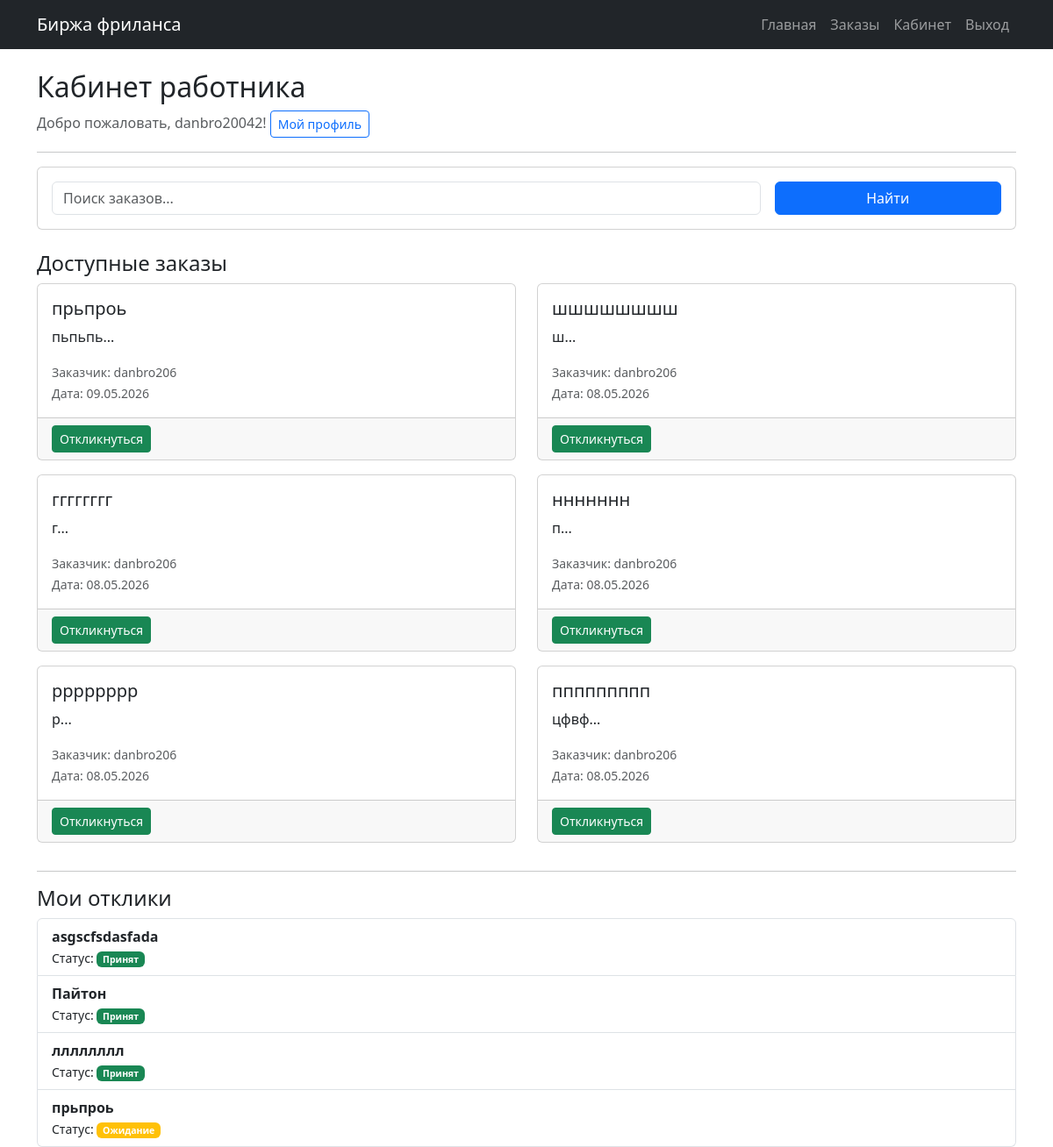
The page /dashboard (signed in) on the database its author committed.
### app.py (models this page shows, shortened)
class User(UserMixin, db.Model):
    id = db.Column(db.Integer, primary_key=True)
    username = db.Column(db.String(80), unique=True, nullable=False)
    email = db.Column(db.String(120), unique=True, nullable=False)
    password_hash = db.Column(db.String(200), nullable=False)
    role = db.Column(db.String(20), nullable=False)
    created_orders = db.relationship('Order', backref='client', lazy=True)
    responses = db.relationship('Response', backref='worker', lazy=True)
    reviews_received = db.relationship('Review', foreign_keys='Review.worker_id', backref='reviewed_worker', lazy=True)
    reviews_given = db.relationship('Review', foreign_keys='Review.customer_id', backref='reviewer', lazy=True)

class Order(db.Model):
    id = db.Column(db.Integer, primary_key=True)
    title = db.Column(db.String(200), nullable=False)
    description = db.Column(db.Text, nullable=False)
    status = db.Column(db.String(20), default='open')
    file_path = db.Column(db.String(300))
    created_at = db.Column(db.DateTime, default=datetime.utcnow)
    client_id = db.Column(db.Integer, db.ForeignKey('user.id'), nullable=False)
    responses = db.relationship('Response', backref='order', lazy=True)
    reviews = db.relationship('Review', backref='order', lazy=True)

class Response(db.Model):
    id = db.Column(db.Integer, primary_key=True)
    message = db.Column(db.Text, nullable=False)
    price = db.Column(db.Integer)
    status = db.Column(db.String(20), default='waiting')
    created_at = db.Column(db.DateTime, default=datetime.utcnow)
    order_id = db.Column(db.Integer, db.ForeignKey('order.id'), nullable=False)
    worker_id = db.Column(db.Integer, db.ForeignKey('user.id'), nullable=False)

### app.py (the view)
@app.route('/dashboard')
@login_required
def dashboard():
    if current_user.role == 'customer':
        orders = Order.query.filter_by(client_id=current_user.id).all()
        return render_template('dashboard_customer.html', orders=orders)
    else:
        page = request.args.get('page', 1, type=int)
        search = request.args.get('search', '', type=str)
        query = Order.query.filter_by(status='open')
        if search:
            query = query.filter(Order.title.ilike(f'%{search}%'))
        pagination = query.order_by(Order.created_at.desc()).paginate(
            page=page, per_page=6, error_out=False
        )
        responses = Response.query.filter_by(worker_id=current_user.id).all()
        return render_template('dashboard_worker.html',
                             orders=pagination.items,
                             pagination=pagination,
                             responses=responses,
                             search=search)

### app.py (called while the page is built)
@login_manager.user_loader
def load_user(user_id):
    return User.query.get(int(user_id))

### templates/dashboard_worker.html (shortened to what this page needs)
{% extends "base.html" %}
{% block content %}
<h2>Кабинет работника</h2>
<p class="text-muted">Добро пожаловать, {{current_user.username}}!
<a href="/worker/{{current_user.id}}" class="btn btn-sm btn-outline-primary">Мой профиль</a>
</p>
<hr>
<div class="card mb-4">
<div class="card-body">
<form method="GET" action="/dashboard">
<div class="row g-3">
<div class="col-md-9">
<input type="text" name="search" class="form-control" placeholder="Поиск заказов..." value="{{search}}">
</div>
<div class="col-md-3">
<button type="submit" class="btn btn-primary w-100">Найти</button>
</div>
</div>
</form>
</div>
</div>
<h4>Доступные заказы</h4>
{% if orders %}
<div class="row">
{% for o in orders %}
<div class="col-md-6 mb-3">
<div class="card">
<div class="card-body">
<h5 class="card-title">{{o.title}}</h5>
<p class="card-text">{{o.description[:100]}}...</p>
<small class="text-muted">Заказчик: {{o.client.username}}</small><br>
<small class="text-muted">Дата: {{o.created_at.strftime('%d.%m.%Y')}}</small>
</div>
<div class="card-footer">
<a href="/order/{{o.id}}" class="btn btn-sm btn-success">Откликнуться</a>
</div>
</div>
</div>
{% endfor %}
</div>
{% else %}
<div class="alert alert-warning">Сейчас нет доступных заказов{% if search %} по запросу "{{search}}"{% endif %}</div>
{% endif %}
<hr>
<h4>Мои отклики</h4>
{% if responses %}
<ul class="list-group">
{% for r in responses %}
<li class="list-group-item">
<strong>{{r.order.title}}</strong><br>
<small>Статус:
{% if r.status == 'waiting' %}<span class="badge bg-warning">Ожидание</span>
{% elif r.status == 'accepted' %}<span class="badge bg-success">Принят</span>
{% else %}<span class="badge bg-danger">Отклонён</span>
{% endif %}
</small>
</li>
{% endfor %}
</ul>
{% else %}
<p class="text-muted">Вы ещё не откликались на заказы</p>
{% endif %}
{% endblock %}

### rows shown on the page
User: username "danbro20042"
Order: title "прьпроь", description "пьпьпь", client.username "danbro206", created_at "09.05.2026"
Order: title "шшшшшшшш", description "ш", client.username "danbro206", created_at "08.05.2026"
Order: title "гггггггг", description "г", client.username "danbro206", created_at "08.05.2026"
Order: title "ннннннн", description "п", client.username "danbro206", created_at "08.05.2026"
Order: title "рррррррр", description "р", client.username "danbro206", created_at "08.05.2026"
Order: title "ппппппппп", description "цфвф", client.username "danbro206", created_at "08.05.2026"
Response: order "asgscfsdasfada", status "Принят"
Response: order "Пайтон", status "Принят"
Response: order "лллллллл", status "Принят"
Response: order "прьпроь", status "Ожидание"
